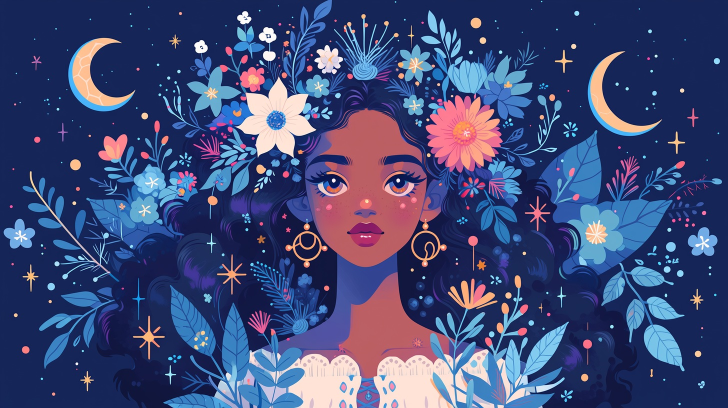
#> input picture .data/jobs/0c80c1604d12483eb161e3b709c2abc4/botanical-portrait.jpg, 1456 x 816 px (shown at 1/2 size)
$ python -i analyzer.py   (imports and definitions only)
#> lines starting #> are read from the running program, lines starting #| are printed output that depends on the picture
from __future__ import annotations

from pathlib import Path
from typing import Any

import cv2
import numpy as np
from PIL import Image


def analyze_source(input_path: str | Path) -> dict[str, Any]:
    rgb = np.array(Image.open(input_path).convert("RGB"))
#> rgb is the input picture: shape (816, 1456, 3); mean R, G, B 63.7, 73.8, 119
    gray = cv2.cvtColor(rgb, cv2.COLOR_RGB2GRAY)
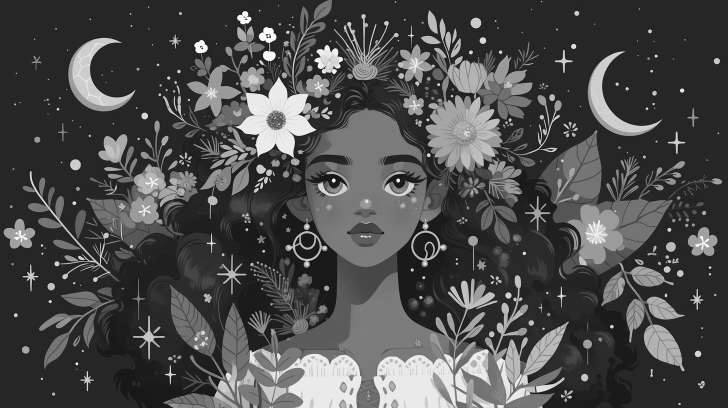
#> gray: shape (816, 1456) (shown at 1/2 size); min 3, max 255, mean 75.9
    hsv = cv2.cvtColor(rgb, cv2.COLOR_RGB2HSV)
#> hsv: shape (816, 1456, 3); mean H, S, V 110.6, 169.5, 129.3
    edges = cv2.Canny(gray, 45, 120)
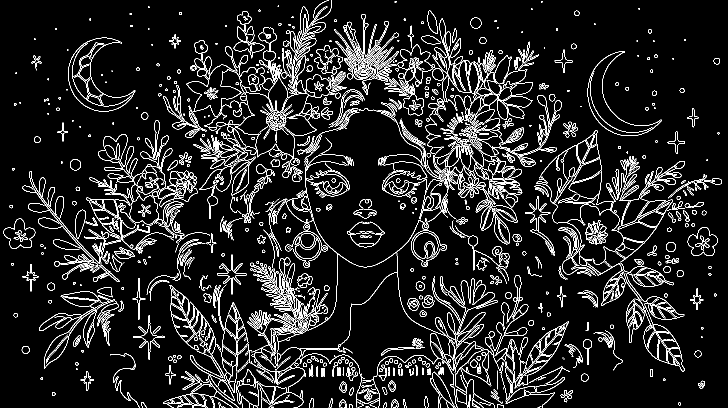
#> edges: shape (816, 1456) (shown at 1/2 size); 8.7% white in thin lines or dots

    h, w = gray.shape
#> h = 816; w = 1456
    dark_ratio = float((gray < 50).mean())
#> dark_ratio = 0.61
    light_ratio = float((gray > 215).mean())
#> light_ratio = 0.0405
    saturation = float(hsv[..., 1].mean() / 255.0)
#> saturation = 0.665
    edge_density = float((edges > 0).mean())
#> edge_density = 0.087
    tonal_std = float(gray.std() / 255.0)
#> tonal_std = 0.23
    near_monochrome = saturation < 0.16
#> near_monochrome = False

    if near_monochrome and dark_ratio > 0.22 and edge_density > 0.04:
        family = "graphic_monochrome"
    elif edge_density > 0.12 and light_ratio > 0.45 and saturation < 0.25:
        family = "line_art"
    elif w / max(h, 1) > 1.28:
        family = "landscape_or_scene"
    elif saturation > 0.38 and edge_density > 0.07:
        family = "decorative_or_illustration"
    else:
        family = "general_artwork"

    return {
        "family": family,
        "width": int(w),
        "height": int(h),
        "darkRatio": round(dark_ratio, 5),
        "lightRatio": round(light_ratio, 5),
        "saturation": round(saturation, 5),
        "edgeDensity": round(edge_density, 5),
        "tonalStd": round(tonal_std, 5),
    }

>>> result = analyze_source('../.data/jobs/0c80c1604d12483eb161e3b709c2abc4/botanical-portrait.jpg')
#> result = {'family': 'landscape_or_scene', 'width': 1456, 'height': 816, 'darkRatio': 0.61, 'lightRatio': 0.0404, 'saturation': 0.665, 'edgeDensity': 0.087, 'tonalStd': 0.23}
